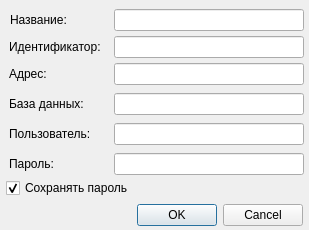
<?xml version="1.0" encoding="UTF-8"?>
<ui version="4.0">
 <class>dbeditdialog</class>
 <widget class="QDialog" name="dbeditdialog">
  <property name="geometry">
   <rect>
    <x>0</x>
    <y>0</y>
    <width>309</width>
    <height>230</height>
   </rect>
  </property>
  <property name="sizePolicy">
   <sizepolicy hsizetype="Minimum" vsizetype="Minimum">
    <horstretch>0</horstretch>
    <verstretch>0</verstretch>
   </sizepolicy>
  </property>
  <property name="minimumSize">
   <size>
    <width>309</width>
    <height>230</height>
   </size>
  </property>
  <property name="maximumSize">
   <size>
    <width>309</width>
    <height>230</height>
   </size>
  </property>
  <property name="windowTitle">
   <string/>
  </property>
  <widget class="QLineEdit" name="e_name">
   <property name="geometry">
    <rect>
     <x>114</x>
     <y>9</y>
     <width>190</width>
     <height>22</height>
    </rect>
   </property>
  </widget>
  <widget class="QLineEdit" name="e_host">
   <property name="geometry">
    <rect>
     <x>114</x>
     <y>63</y>
     <width>190</width>
     <height>22</height>
    </rect>
   </property>
  </widget>
  <widget class="QLineEdit" name="e_db">
   <property name="geometry">
    <rect>
     <x>114</x>
     <y>93</y>
     <width>190</width>
     <height>22</height>
    </rect>
   </property>
  </widget>
  <widget class="QLineEdit" name="e_user">
   <property name="geometry">
    <rect>
     <x>114</x>
     <y>123</y>
     <width>190</width>
     <height>22</height>
    </rect>
   </property>
  </widget>
  <widget class="QLineEdit" name="e_pass">
   <property name="geometry">
    <rect>
     <x>114</x>
     <y>153</y>
     <width>190</width>
     <height>22</height>
    </rect>
   </property>
   <property name="echoMode">
    <enum>QLineEdit::Password</enum>
   </property>
  </widget>
  <widget class="QLabel" name="label">
   <property name="geometry">
    <rect>
     <x>10</x>
     <y>12</y>
     <width>66</width>
     <height>16</height>
    </rect>
   </property>
   <property name="text">
    <string>Название:</string>
   </property>
  </widget>
  <widget class="QLabel" name="label_2">
   <property name="geometry">
    <rect>
     <x>9</x>
     <y>66</y>
     <width>58</width>
     <height>16</height>
    </rect>
   </property>
   <property name="text">
    <string>Адрес:</string>
   </property>
  </widget>
  <widget class="QLabel" name="label_3">
   <property name="geometry">
    <rect>
     <x>9</x>
     <y>96</y>
     <width>91</width>
     <height>16</height>
    </rect>
   </property>
   <property name="text">
    <string>База данных:</string>
   </property>
  </widget>
  <widget class="QLabel" name="label_4">
   <property name="geometry">
    <rect>
     <x>9</x>
     <y>126</y>
     <width>96</width>
     <height>16</height>
    </rect>
   </property>
   <property name="text">
    <string>Пользователь:</string>
   </property>
  </widget>
  <widget class="QLabel" name="label_5">
   <property name="geometry">
    <rect>
     <x>9</x>
     <y>156</y>
     <width>58</width>
     <height>16</height>
    </rect>
   </property>
   <property name="text">
    <string>Пароль:</string>
   </property>
  </widget>
  <widget class="QDialogButtonBox" name="b_okcancel">
   <property name="geometry">
    <rect>
     <x>132</x>
     <y>204</y>
     <width>171</width>
     <height>23</height>
    </rect>
   </property>
   <property name="standardButtons">
    <set>QDialogButtonBox::Cancel|QDialogButtonBox::Ok</set>
   </property>
  </widget>
  <widget class="QCheckBox" name="c_savepass">
   <property name="geometry">
    <rect>
     <x>6</x>
     <y>177</y>
     <width>146</width>
     <height>22</height>
    </rect>
   </property>
   <property name="text">
    <string>Сохранять пароль</string>
   </property>
   <property name="checked">
    <bool>true</bool>
   </property>
  </widget>
  <widget class="QLabel" name="label_6">
   <property name="geometry">
    <rect>
     <x>9</x>
     <y>39</y>
     <width>103</width>
     <height>16</height>
    </rect>
   </property>
   <property name="text">
    <string>Идентификатор:</string>
   </property>
  </widget>
  <widget class="QLineEdit" name="e_ident">
   <property name="geometry">
    <rect>
     <x>114</x>
     <y>36</y>
     <width>190</width>
     <height>22</height>
    </rect>
   </property>
  </widget>
 </widget>
 <tabstops>
  <tabstop>e_name</tabstop>
  <tabstop>e_ident</tabstop>
  <tabstop>e_host</tabstop>
  <tabstop>e_db</tabstop>
  <tabstop>e_user</tabstop>
  <tabstop>e_pass</tabstop>
  <tabstop>c_savepass</tabstop>
  <tabstop>b_okcancel</tabstop>
 </tabstops>
 <resources/>
 <connections/>
 <designerdata>
  <property name="gridDeltaX">
   <number>3</number>
  </property>
  <property name="gridDeltaY">
   <number>3</number>
  </property>
  <property name="gridSnapX">
   <bool>true</bool>
  </property>
  <property name="gridSnapY">
   <bool>true</bool>
  </property>
  <property name="gridVisible">
   <bool>true</bool>
  </property>
 </designerdata>
</ui>
